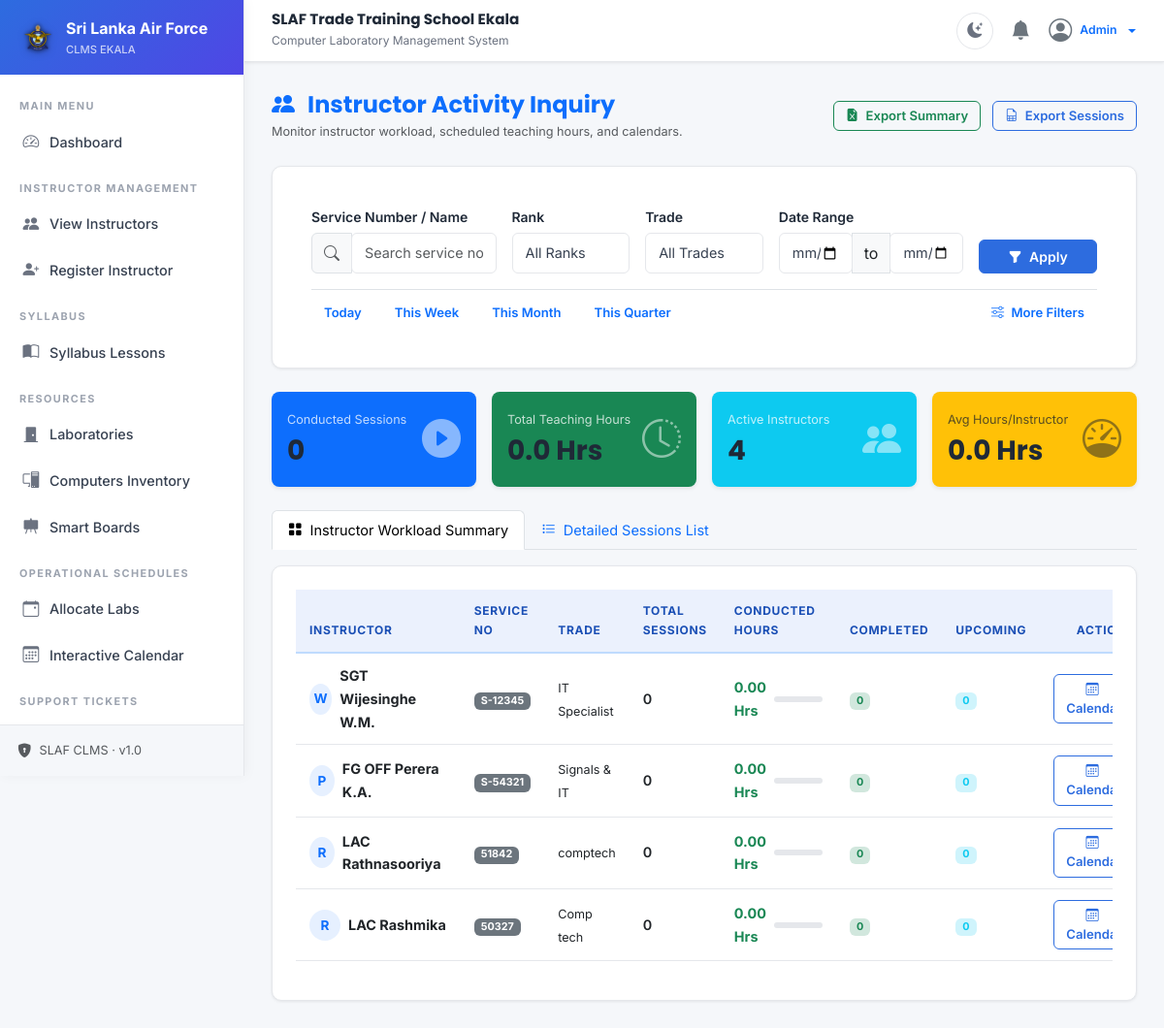
The page /inquiry/instructorActivity (signed in) on the database its author committed.
### tables this page shows
CREATE TABLE IF NOT EXISTS instructors (
    id INT AUTO_INCREMENT PRIMARY KEY,
    user_id INT NULL UNIQUE,
    service_no VARCHAR(20) NOT NULL UNIQUE,
    rank VARCHAR(20) NOT NULL,
    full_name VARCHAR(150) NOT NULL,
    trade VARCHAR(50) NOT NULL,
    contact_no VARCHAR(20),
    email VARCHAR(100),
    profile_photo VARCHAR(255) NULL,
    photo_uploaded_at TIMESTAMP NULL,
    status ENUM('active', 'inactive', 'archived') DEFAULT 'active',
    created_at TIMESTAMP DEFAULT CURRENT_TIMESTAMP,
    updated_at TIMESTAMP DEFAULT CURRENT_TIMESTAMP ON UPDATE CURRENT_TIMESTAMP,
    FOREIGN KEY (user_id) REFERENCES users(id) ON DELETE SET NULL
);

### app/views/inquiry/instructor_activity.php (the view, shortened to what the rows shown need)
<div class="container-fluid px-0">
    <div class="d-flex justify-content-between align-items-center mb-4">
        <div>
            <h4 class="fw-bold mb-0 text-primary"><i class="bi bi-people-fill me-2"></i> Instructor Activity Inquiry</h4>
            <span class="text-muted small">Monitor instructor workload, scheduled teaching hours, and calendars.</span>
        </div>
        <div>
            <button class="btn btn-outline-success btn-sm me-2" onclick="exportTableToCSV('instructorSummaryTable', 'instructor_workload_summary.csv')">
                <i class="bi bi-file-earmark-excel-fill me-1"></i> Export Summary
            </button>
            <button class="btn btn-outline-primary btn-sm" onclick="exportTableToCSV('sessionsDetailTable', 'instructor_detailed_sessions.csv')">
                <i class="bi bi-file-earmark-spreadsheet me-1"></i> Export Sessions
            </button>
        </div>
    </div>
    <div class="card-clms mb-4">
        <div class="card-body p-3">
            <form id="filterForm" method="GET" action="<?php echo URLROOT; ?>inquiry/instructorActivity">
                <div class="row g-3">
                    <div class="col-md-3">
                        <label class="form-label small fw-semibold">Service Number / Name</label>
                        <div class="input-group">
                            <span class="input-group-text"><i class="bi bi-search text-muted"></i></span>
                            <input type="text" name="name" class="form-control form-control-clms" placeholder="Search service no or name..." value="<?php echo e($data['filters']['name']); ?>">
                        </div>
                    </div>
                    <div class="col-md-2">
                        <label class="form-label small fw-semibold">Rank</label>
                        <select name="rank" class="form-select form-control-clms">
                            <option value="">All Ranks</option>
                        </select>
                    </div>
                    <div class="col-md-2">
                        <label class="form-label small fw-semibold">Trade</label>
                        <select name="trade" class="form-select form-control-clms">
                            <option value="">All Trades</option>
                        </select>
                    </div>
                    <div class="col-md-3">
                        <label class="form-label small fw-semibold">Date Range</label>
                        <div class="input-group">
                            <input type="date" name="date_from" class="form-control form-control-clms" value="<?php echo e($data['filters']['date_from']); ?>">
                            <span class="input-group-text small">to</span>
                            <input type="date" name="date_to" class="form-control form-control-clms" value="<?php echo e($data['filters']['date_to']); ?>">
                        </div>
                    </div>
                    <div class="col-md-2 d-flex align-items-end">
                        <button type="submit" class="btn btn-primary w-100"><i class="bi bi-funnel-fill me-1"></i> Apply</button>
                    </div>
                </div>
                <div class="d-flex justify-content-between align-items-center mt-3 pt-2 border-top">
                    <div class="d-flex gap-2">
                        <button type="button" class="btn btn-sm btn-link text-decoration-none px-1" onclick="setQuickDate('today')">Today</button>
                        <button type="button" class="btn btn-sm btn-link text-decoration-none px-1" onclick="setQuickDate('week')">This Week</button>
                        <button type="button" class="btn btn-sm btn-link text-decoration-none px-1" onclick="setQuickDate('month')">This Month</button>
                        <button type="button" class="btn btn-sm btn-link text-decoration-none px-1" onclick="setQuickDate('quarter')">This Quarter</button>
                    </div>
                    <button class="btn btn-sm btn-link text-decoration-none fw-semibold" type="button" data-bs-toggle="collapse" data-bs-target="#advancedFilters" aria-expanded="false">
                        <i class="bi bi-sliders me-1"></i> More Filters
                    </button>
                </div>
            </form>
        </div>
    </div>
    <div class="row g-3 mb-4">
        <div class="col-md-3">
            <div class="card shadow-sm border-0 bg-primary text-white p-3 rounded-3 h-100">
                <div class="d-flex justify-content-between">
                    <div>
                        <span class="small opacity-75">Conducted Sessions</span>
                        <h3 class="fw-bold mb-0 mt-1"><?php echo $data['totals']['sessions']; ?></h3>
                    </div>
                    <i class="bi bi-play-circle-fill fs-1 opacity-50"></i>
                </div>
            </div>
        </div>
        <div class="col-md-3">
            <div class="card shadow-sm border-0 bg-success text-white p-3 rounded-3 h-100">
                <div class="d-flex justify-content-between">
                    <div>
                        <span class="small opacity-75">Total Teaching Hours</span>
                        <h3 class="fw-bold mb-0 mt-1"><?php echo number_format($data['totals']['hours'], 1); ?> Hrs</h3>
                    </div>
                    <i class="bi bi-clock-history fs-1 opacity-50"></i>
                </div>
            </div>
        </div>
        <div class="col-md-3">
            <div class="card shadow-sm border-0 bg-info text-white p-3 rounded-3 h-100">
                <div class="d-flex justify-content-between">
                    <div>
                        <span class="small opacity-75">Active Instructors</span>
                        <h3 class="fw-bold mb-0 mt-1"><?php echo $data['totals']['instructors']; ?></h3>
                    </div>
                    <i class="bi bi-people-fill fs-1 opacity-50"></i>
                </div>
            </div>
        </div>
        <div class="col-md-3">
            <div class="card shadow-sm border-0 bg-warning text-dark p-3 rounded-3 h-100">
                <div class="d-flex justify-content-between">
                    <div>
                        <span class="small opacity-75">Avg Hours/Instructor</span>
                        <h3 class="fw-bold mb-0 mt-1">
                            <?php echo $data['totals']['instructors'] > 0 ? number_format($data['totals']['hours'] / $data['totals']['instructors'], 1) : 0; ?> Hrs
                        </h3>
                    </div>
                    <i class="bi bi-speedometer fs-1 opacity-50"></i>
                </div>
            </div>
        </div>
    </div>
    <ul class="nav nav-tabs mb-3" id="inquiryTabs" role="tablist">
        <li class="nav-item">
            <button class="nav-link active" id="summary-tab" data-bs-toggle="tab" data-bs-target="#summary-panel" type="button" role="tab">
                <i class="bi bi-grid-fill me-1"></i> Instructor Workload Summary
            </button>
        </li>
        <li class="nav-item">
            <button class="nav-link" id="sessions-tab" data-bs-toggle="tab" data-bs-target="#sessions-panel" type="button" role="tab">
                <i class="bi bi-list-task me-1"></i> Detailed Sessions List
            </button>
        </li>
    </ul>
    <div class="tab-content" id="inquiryTabContent">
        <div class="tab-pane fade show active" id="summary-panel" role="tabpanel">
            <div class="card-clms">
                <div class="table-responsive">
                    <table class="table table-hover table-clms align-middle" id="instructorSummaryTable">
                        <thead>
                            <tr>
                                <th>Instructor</th>
                                <th>Service No</th>
                                <th>Trade</th>
                                <th>Total Sessions</th>
                                <th>Conducted Hours</th>
                                <th>Completed</th>
                                <th>Upcoming</th>
                                <th class="text-end">Actions</th>
                            </tr>
                        </thead>
                        <tbody>
                            <?php if(!empty($data['summary'])): ?>
                                <?php foreach($data['summary'] as $r): ?>
                                    <tr>
                                        <td>
                                            <div class="d-flex align-items-center">
                                                <div class="avatar-circle me-2 bg-light-primary text-primary fw-bold">
                                                    <?php echo substr($r->full_name, 0, 1); ?>
                                                </div>
                                                <div>
                                                    <span class="fw-bold d-block"><?php echo e($r->rank . ' ' . $r->full_name); ?></span>
                                                </div>
                                            </div>
                                        </td>
                                        <td><span class="badge bg-secondary"><?php echo e($r->service_no); ?></span></td>
                                        <td><span class="small"><?php echo e($r->trade); ?></span></td>
                                        <td><span class="fw-semibold text-dark"><?php echo $r->total_sessions; ?></span></td>
                                        <td>
                                            <div class="d-flex align-items-center">
                                                <span class="fw-bold text-success me-2"><?php echo $r->total_hours; ?> Hrs</span>
                                                <div class="progress flex-grow-1" style="height: 6px; min-width: 50px;">
                                                </div>
                                            </div>
                                        </td>
                                        <td><span class="badge bg-success-subtle text-success"><?php echo $r->completed; ?></span></td>
                                        <td><span class="badge bg-info-subtle text-info"><?php echo $r->upcoming; ?></span></td>
                                        <td class="text-end">
                                            <button type="button" class="btn btn-sm btn-outline-primary" onclick="viewInstructorCalendar(<?php echo $r->id; ?>, '<?php echo e($r->rank . ' ' . $r->full_name); ?>')">
                                                <i class="bi bi-calendar3 me-1"></i> Calendar
                                            </button>
                                        </td>
                                    </tr>
                                <?php endforeach; ?>
                            <?php else: ?>
                                <tr>
                                    <td colspan="8" class="text-center py-4 text-muted">No instructor summary matches filters.</td>
                                </tr>
                            <?php endif; ?>
                        </tbody>
                    </table>
                </div>
            </div>
        </div>
    </div>
</div>

### rows shown on the page
instructors: id "4", $data['totals']['hours']/$data['totals']['instructors'] "0.0", full_name "R", rank+full_name "LAC Rathnasooriya", service_no "51842", trade "comptech", total_sessions "0", total_hours "0.00", completed "0", upcoming "0"
instructors: full_name "W", rank+full_name "SGT Wijesinghe W.M.", service_no "S-12345", trade "IT Specialist", total_sessions "0", total_hours "0.00", completed "0", upcoming "0"
instructors: full_name "P", rank+full_name "FG OFF Perera K.A.", service_no "S-54321", trade "Signals & IT", total_sessions "0", total_hours "0.00", completed "0", upcoming "0"
instructors: full_name "R", rank+full_name "LAC Rashmika", service_no "50327", trade "Comp tech", total_sessions "0", total_hours "0.00", completed "0", upcoming "0"

### other values the page prints
MILITARY_BRANCH "Sri Lanka Air Force"
SYSTEM_TITLE "SLAF Trade Training School Ekala"
SYSTEM_SUBTITLE "Computer Laboratory Management System"
$_SESSION['username'] "Admin"
$data['totals']['sessions'] "0"
$data['totals']['hours'] "0.0"
